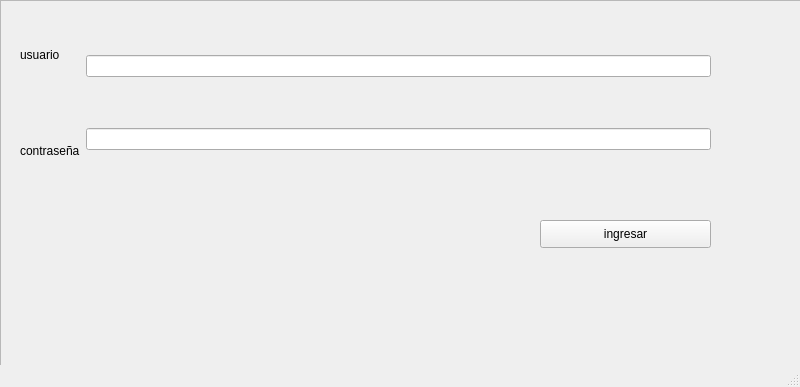
<?xml version="1.0" encoding="UTF-8"?>
<ui version="4.0">
 <class>MainWindow</class>
 <widget class="QMainWindow" name="MainWindow">
  <property name="geometry">
   <rect>
    <x>0</x>
    <y>0</y>
    <width>800</width>
    <height>387</height>
   </rect>
  </property>
  <property name="windowTitle">
   <string>MainWindow</string>
  </property>
  <widget class="QWidget" name="centralwidget">
   <widget class="QFrame" name="frame">
    <property name="geometry">
     <rect>
      <x>0</x>
      <y>0</y>
      <width>801</width>
      <height>571</height>
     </rect>
    </property>
    <property name="frameShape">
     <enum>QFrame::StyledPanel</enum>
    </property>
    <property name="frameShadow">
     <enum>QFrame::Raised</enum>
    </property>
    <widget class="QWidget" name="horizontalLayoutWidget">
     <property name="geometry">
      <rect>
       <x>20</x>
       <y>10</y>
       <width>691</width>
       <height>185</height>
      </rect>
     </property>
     <layout class="QHBoxLayout" name="horizontalLayout">
      <item>
       <layout class="QVBoxLayout" name="verticalLayout">
        <item>
         <widget class="QLabel" name="label">
          <property name="text">
           <string>usuario</string>
          </property>
         </widget>
        </item>
        <item>
         <widget class="QLabel" name="label_2">
          <property name="text">
           <string>contraseña</string>
          </property>
         </widget>
        </item>
       </layout>
      </item>
      <item>
       <layout class="QVBoxLayout" name="verticalLayout_2">
        <item>
         <widget class="QLineEdit" name="usuario"/>
        </item>
        <item>
         <widget class="QLineEdit" name="con"/>
        </item>
       </layout>
      </item>
     </layout>
    </widget>
    <widget class="QPushButton" name="ingresar">
     <property name="geometry">
      <rect>
       <x>540</x>
       <y>220</y>
       <width>171</width>
       <height>28</height>
      </rect>
     </property>
     <property name="text">
      <string>ingresar</string>
     </property>
    </widget>
   </widget>
  </widget>
  <widget class="QMenuBar" name="menubar">
   <property name="geometry">
    <rect>
     <x>0</x>
     <y>0</y>
     <width>800</width>
     <height>26</height>
    </rect>
   </property>
  </widget>
  <widget class="QStatusBar" name="statusbar"/>
 </widget>
 <resources/>
 <connections/>
</ui>
